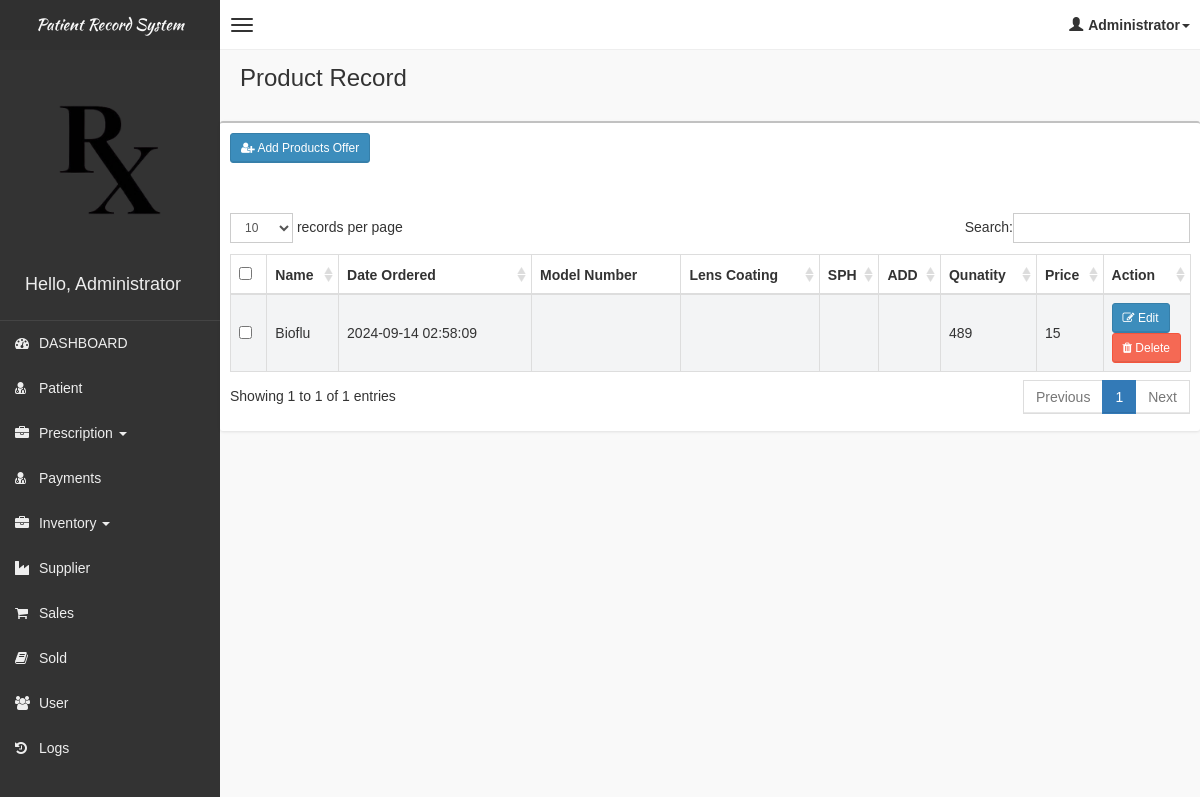
The app's page /pages/products/products.php (signed in), older data.
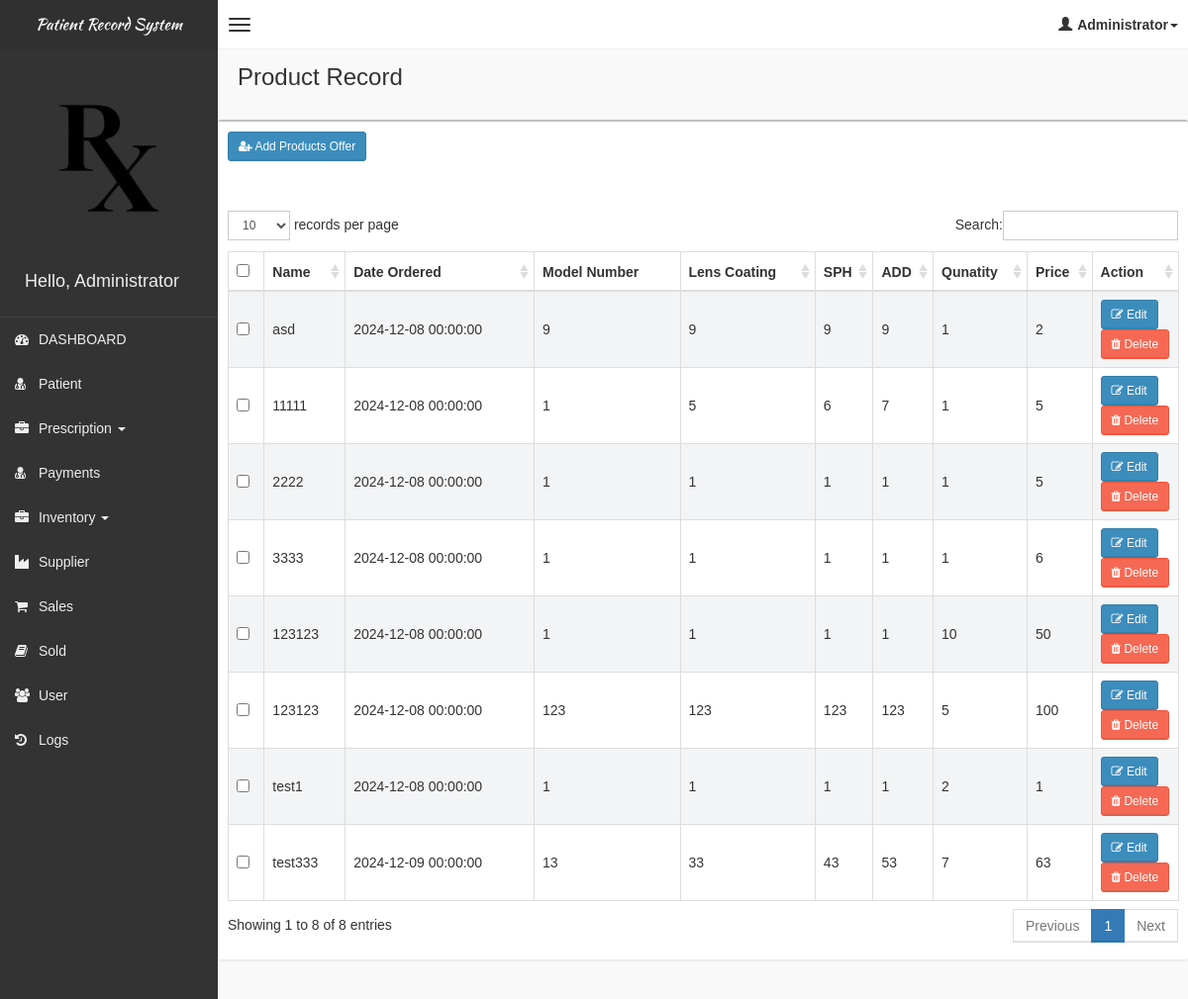
The same page, newer data.
### tables this page shows
CREATE TABLE IF NOT EXISTS `tblproduct` (
  `id` int(11) NOT NULL AUTO_INCREMENT,
  `name` varchar(100) DEFAULT NULL,
  `price` float DEFAULT NULL,
  `qty` int(11) NOT NULL DEFAULT '1',
  `status` varchar(100) NOT NULL DEFAULT 'ACTIVE',
  `description` text,
  `image` text,
  `date_created` datetime NOT NULL DEFAULT CURRENT_TIMESTAMP,
  `date_updated` datetime NOT NULL DEFAULT CURRENT_TIMESTAMP,
  `cat_id` int(11) NOT NULL,
  `supplier_id` int(11) DEFAULT NULL,
  `model_number` varchar(255) NOT NULL,
  `frame_brand` varchar(255) DEFAULT NULL,
  `frame_type` varchar(255) NOT NULL,
  `lens_type` varchar(255) DEFAULT NULL,
  `lens_coating` varchar(255) NOT NULL,
  `sph` varchar(255) NOT NULL,
  `i_add` varchar(255) NOT NULL,
  PRIMARY KEY (`id`)
);

### pages/products/products.php (the view, shortened to what this page needs)
<!DOCTYPE html>
<html>
    <?php
    if(!isset($_SESSION['role']))
    {
        header("Location: ../../login.php");
    }
    else
    {
    include('../head_css.php'); ?>
    <body class="skin-black">
        <?php
        include "../connection.php";
        ?>
        <?php include('../header.php'); ?>
        <div class="wrapper row-offcanvas row-offcanvas-left">
            <?php include('../sidebar-left.php'); ?>
            <aside class="right-side">
                <section class="content-header">
                    <h1>
                        Product Record
                    </h1>
                </section>
                <section class="content">
                    <div class="row">
                            <div class="box">
                                <div class="box-header">
                                <div class="row" style="padding: 10px;">
                                    <div class="col-md-6">
                                        <button class="btn btn-primary btn-sm" data-toggle="modal" data-target="#addModal"><i class="fa fa-user-plus" aria-hidden="true"></i> Add Products Offer</button>
                                    </div>
                                    <div class="col-md-6 text-right">
                                    </div>
                                </div>
                                    <div style="padding:10px;">
                                              </div>
                                </div>
                                <div class="box-body table-responsive">
                                <form method="post">
                                    <table id="table" class="table table-bordered table-striped">
                                        <thead>
                                            <tr>
                                                <th style="width: 20px !important;"><input type="checkbox" name="chk_delete[]" class="cbxMain" onchange="checkMain(this)"/></th>
                                                <th>Name</th>
                                                <th>Date Ordered</th>
                                                <th>Model Number</th>
                                                <th>Lens Coating</th>
                                                <th>SPH</th>
                                                <th>ADD</th>
                                                <th>Qunatity</th>
                                                <th>Price</th>
                                                <th style="width: 40px !important;">Action</th>
                                            </tr>
                                        </thead>
                                        <tbody>
                                            <?php
                                           $squery = mysqli_query($con, "SELECT
                                                                                p.*
                                                                        FROM
                                                                            tblproduct p
                                                                        WHERE status != 'ARCHIVED'");
                                           while($row = mysqli_fetch_array($squery))
                                            {
                                                echo '
                                                <tr>
                                                    <td><input type="checkbox" name="chk_delete[]" class="chk_delete" value="'.$row['id'].'" /></td>
                                                    <td>'.$row['name'].'</td>
                                                    <td>'.$row['date_created'].'</td>
                                                    <td>'.$row['model_number'].'</td>
                                                    <td>'.$row['lens_coating'].'</td>
                                                    <td>'.$row['sph'].'</td>
                                                    <td>'.$row['i_add'].'</td>
                                                    <td>'.$row['qty'].'</td>
                                                    <td>'.$row['price'].'</td>
                                                    <td class="d-flex justify-content-between">
                                                        <button class="btn btn-primary btn-sm" data-target="#editModal'.$row['id'].'" data-toggle="modal">
                                                            <i class="fa fa-pencil-square-o" aria-hidden="true"></i> Edit
                                                        </button>
                                                        <button class="btn btn-danger btn-sm btn-delete" data-toggle="modal" data-target="#archivedModal'.$row['id'].'"
                                                            id="'.$row['id'].'">
                                                            <i class="fa fa-trash" aria-hidden="true"></i> Delete
                                                        </button>
                                                    </td>
                                                    </tr>
                                                ';
                                            }
                                            ?>
                                        </tbody>
                                    </table>
                                    </form>
                                </div>
                            </div>
                    </div>
                </section>
            </aside>
        </div>
        <?php }
        include "../footer.php"; ?>
    </body>
</html>

### pages/head_css.php (shortened to what this page needs)
<head>
    <link href="../../css/bootstrap.min.css" rel="stylesheet" type="text/css" />
    <link href="../../css/font-awesome.min.css" rel="stylesheet" type="text/css" />
    <link href="../../css/ionicons.min.css" rel="stylesheet" type="text/css" />
    <link href="../../js/morris/morris-0.4.3.min.css" rel="stylesheet" type="text/css" />
    <link href="../../css/AdminLTE.css" rel="stylesheet" type="text/css" />
    <link href="../../css/datatables/dataTables.bootstrap.css" rel="stylesheet" type="text/css" />
    <link href="../../css/select2.css" rel="stylesheet" type="text/css" />
</head>

### pages/header.php (shortened to what this page needs)
<?php
 echo  '<header class="header">
          <a href="#" class="logo" id="sidebar-logo">
          Patient Record System
          </a>
          <nav class="navbar navbar-static-top" role="navigation">
              <a href="#" class="navbar-btn sidebar-toggle" data-toggle="offcanvas" role="button">
                  <span class="sr-only">Toggle navigation</span>
                  <span class="icon-bar"></span>
                  <span class="icon-bar"></span>
                  <span class="icon-bar"></span>
              </a>
              <div class="navbar-right">
                  <ul class="nav navbar-nav">
                      <li class="dropdown user user-menu">
                          <a href="#" class="dropdown-toggle" data-toggle="dropdown">
                              <i class="glyphicon glyphicon-user"></i><span>'.$_SESSION['role'].'<i class="caret"></i></span>
                          </a>
                          <ul class="dropdown-menu">
                              <li class="user-header bg-light-blue">
                                  <p>
                                      '.$_SESSION['role'].'
                                  </p>
                              </li>
                              <li class="user-footer">
                                  <div class="pull-left">
                                      <a href="#" class="btn btn-default btn-flat" data-toggle="modal" data-target="#editProfileModal">Change Account</a>
                                  </div>
                                  <div class="pull-right">
                                      <a href="../../logout.php" class="btn btn-default btn-flat">Sign out</a>
                                  </div>
                              </li>
                          </ul>
                      </li>
                  </ul>
              </div>
          </nav>
      </header>'; ?>

### pages/sidebar-left.php (shortened to what this page needs)
<?php
echo '
	<aside class="left-side sidebar-offcanvas">
                <section class="sidebar">
                    <div class="user-panel">
                        <img src="../../img/logo.png" class="logo-img" style="width:100%;"/>
                        <div class="pull-left info">
                            <h4>Hello, ' . $_SESSION['role'] . '</h4>
                        </div>
                    </div>
                    ';
if ($_SESSION['role'] == "Administrator") {
    echo '
                    <ul class="sidebar-menu">
                            <li>
                                <a href="../dashboard/dashboard.php">
                                    <i class="fa fa-dashboard"></i> <span>DASHBOARD</span>
                                </a>
                            </li>
                            <li>
                                <a href="../patient/patient.php">
                                    <i class="fa fa-user-md"></i> <span>Patient</span>
                                </a>
                            </li>
                              <li class="dropdown">
                                <a href="#" class="dropdown-toggle" data-toggle="dropdown">
                                    <i class="fa fa-briefcase"></i> <span>Prescription</span> <b class="caret"></b>
                                </a>
                            </li>
                           <li>
                                <a href="../payments/payments.php">
                                    <i class="fa fa-user-md"></i> <span>Payments</span>
                                </a>
                            </li>
                            <li class="dropdown">
                                <a href="#" class="dropdown-toggle" data-toggle="dropdown">
                                    <i class="fa fa-briefcase"></i> <span>Inventory</span> <b class="caret"></b>
                                </a>
                            </li>
                            <li>
                                <a href="../supplier/supplier.php">
                                    <i class="fa fa-industry"></i> <span>Supplier</span>
                                </a>
                            </li>
                            <li>
                                <a href="../posv2/pos_main.php">
                                    <i class="fa fa-shopping-cart"></i> <span>Sales</span>
                                </a>
                            </li>
                            <li>
                                <a href="../sold/sold.php">
                                    <i class="fa fa-book"></i> <span>Sold</span>
                                </a>
                            </li>
                            <li>
                                <a href="../user/user.php">
                                    <i class="fa fa-users"></i> <span>User</span>
                                </a>
                            </li>
                            <li>
                                <a href="../logs/logs.php">
                                    <i class="fa fa-history"></i> <span>Logs</span>
                                </a>
                            </li>
                    </ul>';
}
echo '
                </section>
            </aside>
	';
?>

Row changes from the older to the newer data that the page shows:
no longer on this page (row edited): tblproduct: name "Bioflu", date_created "2024-09-14 02:58:09", qty "489", price "15"
added tblproduct: name "asd", date_created "2024-12-08 00:00:00", model_number "9", lens_coating "9", sph "9", i_add "9", qty "1", price "2"
added tblproduct: name "11111", date_created "2024-12-08 00:00:00", model_number "1", lens_coating "5", sph "6", i_add "7", qty "1", price "5"
added tblproduct: name "2222", date_created "2024-12-08 00:00:00", model_number "1", lens_coating "1", sph "1", i_add "1", qty "1", price "5"
added tblproduct: name "3333", date_created "2024-12-08 00:00:00", model_number "1", lens_coating "1", sph "1", i_add "1", qty "1", price "6"
added tblproduct: name "123123", date_created "2024-12-08 00:00:00", model_number "1", lens_coating "1", sph "1", i_add "1", qty "10", price "50"
added tblproduct: name "123123", date_created "2024-12-08 00:00:00", model_number "123", lens_coating "123", sph "123", i_add "123", qty "5", price "100"
added tblproduct: name "test1", date_created "2024-12-08 00:00:00", model_number "1", lens_coating "1", sph "1", i_add "1", qty "2", price "1"
added tblproduct: name "test333", date_created "2024-12-09 00:00:00", model_number "13", lens_coating "33", sph "43", i_add "53", qty "7", price "63"
Text that changed along with them:
text written by a page script: "records per page Search: Showing 1 to 1 of 1 entries Previous 1 Next" → "records per page Search: Showing 1 to 8 of 8 entries Previous 1 Next"
